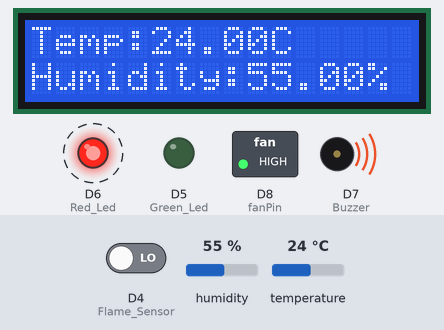
A sketch run on a simulated ESP8266 (NodeMCU). Shown: 16×2 character LCD, switched loads named in the sketch (green lamp = pin HIGH), output pins drawn as LEDs (lit = HIGH), buzzer (waves = sounding). Dashed ring = blinking. Inputs (shaded band) come from the test bench; at power-on: D4 (Flame_Sensor) LOW, humidity 55 %, temperature 24 °C. What the sketch prints to the serial monitor is not drawn.

Above: at 4.6 s.
4.7 s: D4 (Flame_Sensor) driven HIGH
At 5.8 s:
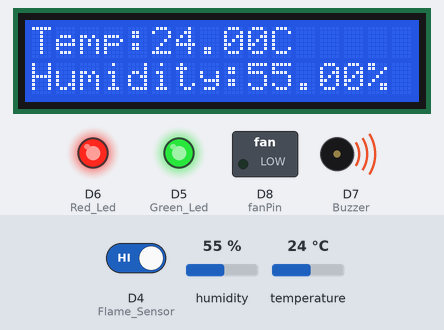
6.2 s: humidity set to 22 %
At 8.6 s:
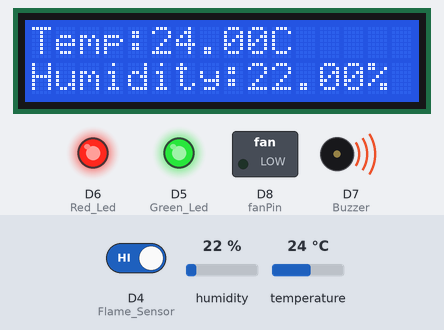
9.5 s: D4 (Flame_Sensor) driven LOW
At 10.25 s:
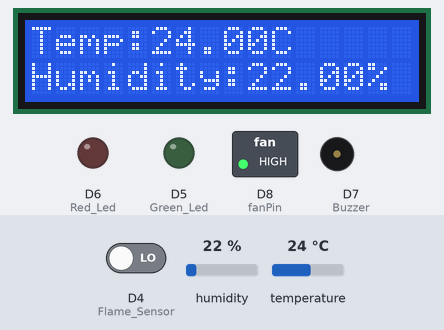
14.0 s: temperature set to 12 °C
At 16.75 s:
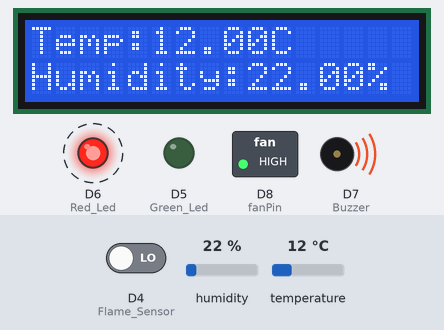
17.5 s: D4 (Flame_Sensor) driven HIGH
At 17.9 s:
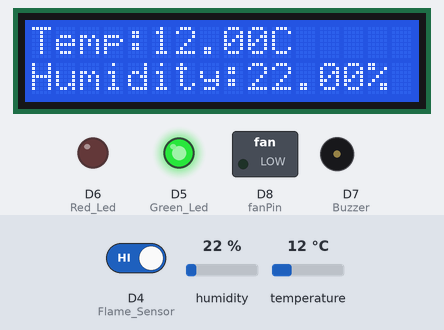
19.0 s: humidity set to 40 %
At 21.5 s:
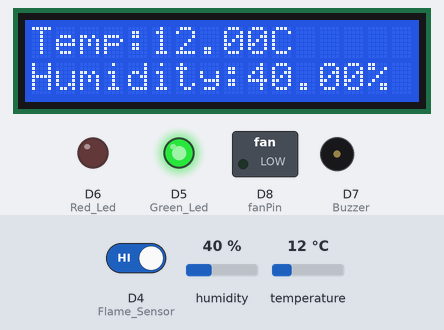
Timing chart, 0 to 22.5 s (numbered marks = the images above; inputs shaded):
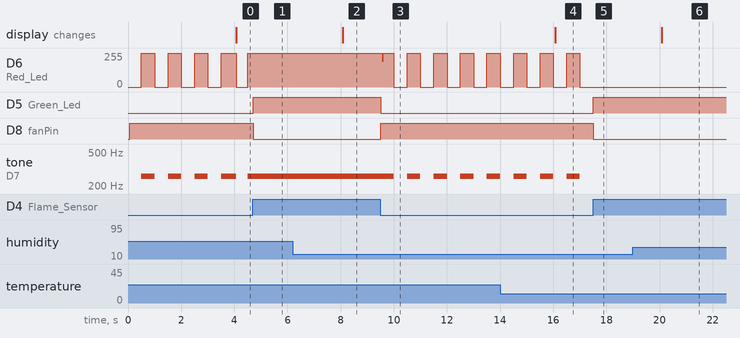

The sketch:

Fire-Detection-System-ESP.ino
```cpp
//ESP
#include <ESP8266WiFi.h>
#include <BlynkSimpleEsp8266.h>
#include <DHT.h>
#include <Wire.h>
#include <LiquidCrystal_I2C.h>

//DHT11
#define DHTPIN 0
#define DHTTYPE DHT11
DHT dht(DHTPIN, DHTTYPE);

unsigned long PrevTime_RedLed = 0; // Previous time Red Led
unsigned long Delay_RedLed = 500; // Delay Red Led
byte RedLedState = LOW; // Red Led State
unsigned long PrevTime_DHT = 0; // Previous time for DHT sensor
unsigned long Delay_DHT = 4000; // Delay for DHT sensor

//FAN
const int fanPin = D8;

// Set the LCD address to 0x27 or 0x3F for a 16 chars and 2 line display
LiquidCrystal_I2C lcd(0x3F, 16, 2);

void setup() {
  Serial.begin(9600);

  // LCD
  lcd.begin();
  lcd.backlight();

  pinMode(D5, OUTPUT); // Green Led
  pinMode(D6, OUTPUT); // Red Led
  pinMode(D7, OUTPUT); // Buzzer
  pinMode(D4, INPUT); // Flame Sensor
  dht.begin(); // DHT11
  pinMode(fanPin, OUTPUT); //FAN
}

void loop() {
  unsigned long currentTime = millis(); // currentTime Red Led

// DHT11
if (currentTime - PrevTime_DHT > Delay_DHT) {
    PrevTime_DHT = currentTime;
    float temp = dht.readTemperature();
    float hum = dht.readHumidity();
    //Serial print
    Serial.print("Temperature = ");
    Serial.print(temp);
    Serial.println();

    Serial.print("Humidity = ");
    Serial.print(hum);
    Serial.print(" %");
    Serial.println();
    Serial.println();

    //LCD
    lcd.clear();
    lcd.setCursor(0, 0);
    lcd.print("Temp:");
    lcd.print(temp);
    lcd.print("C");

    lcd.setCursor(0, 1);
    lcd.print("Humidity:");
    lcd.print(hum);
    lcd.print("%");
  }

bool FlameSensor = digitalRead(D4); // Flame Sensor State
Serial.println(FlameSensor); // Serial Print Flame Sensor State

if(FlameSensor == 1) // Flame Sensor Not Work
{
digitalWrite(D5, HIGH); // Green Led HIGH
analogWrite(fanPin, 0);  // FAN OFF
}
else{
  digitalWrite(D5, LOW); // Green Led LOW
}

if(FlameSensor == 0){ // Flame Sensor Work
// Parllel
if (currentTime - PrevTime_RedLed > Delay_RedLed) {
   PrevTime_RedLed += Delay_RedLed;
   if(RedLedState == HIGH)
   {
    RedLedState = LOW; // Led Red LOW
    noTone(D7); // Buzzer Stop
   }

   else
   {
   RedLedState = HIGH; // Led Red HIGH
    tone(D7,261); // Buzzer Start
   }

}
digitalWrite(D6,RedLedState); // Write Red Led State
analogWrite(fanPin, 255);  // FAN ON
}
}
```

Measured:
- after the input at 4.7 s, D6 (Red_Led): stays 255/255 (without the input it goes to 0/255 after 0.30 s); D5 (Green_Led): LOW → HIGH at once; D8 (fanPin): HIGH → LOW at once; tone on D7 (Buzzer): stays 261 Hz (without the input it goes to silent after 0.30 s)
- after the input at 6.2 s, the display: changes after 1.9 s (image 2)
- after the input at 9.5 s, D6 (Red_Led): 255/255 → 195/255 after 0.06 s, then moves between 0/255 and 255/255, repeating every 2.0 s; D5 (Green_Led): HIGH → LOW at once; D8 (fanPin): LOW → HIGH at once; tone on D7 (Buzzer): alternates 261 Hz for 0.50 s and silent for 0.50 s, starting after 0.51 s
- after the input at 14.0 s, the display: changes after 2.1 s (image 4)
- after the input at 17.5 s, D6 (Red_Led): stays 0/255 (without the input it goes to 255/255 after 0.01 s); D5 (Green_Led): LOW → HIGH at once; D8 (fanPin): HIGH → LOW at once; tone on D7 (Buzzer): stays silent (without the input it goes to 261 Hz after 0.01 s)
- after the input at 19.0 s, the display: changes after 1.1 s (image 6)
- by itself, D6 (Red_Led): alternates 255/255 for 0.50 s and 0/255 for 0.50 s
- by itself, tone on D7 (Buzzer): alternates 261 Hz for 0.50 s and silent for 0.50 s
